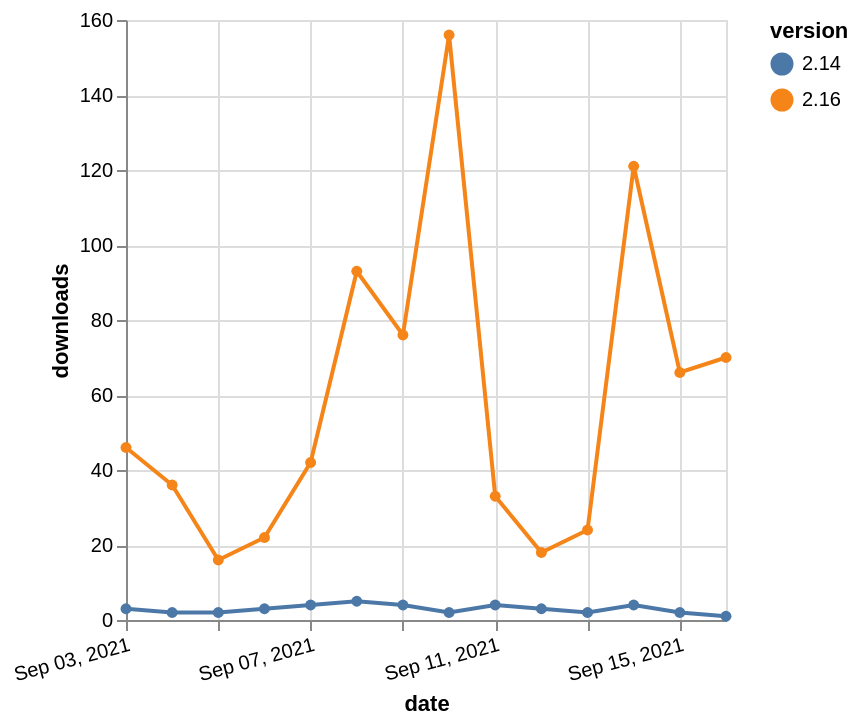

Express this chart as Vega-Lite.
### Vega-Lite specification from a JSON file in a GitHub repository (floating-point values rounded to 4 significant figures)
{"$schema": "https://vega.github.io/schema/vega-lite/v5.json", "description": "A simple bar chart with embedded data.", "data": {"values": [{"date": "2021-09-03", "total": 59408, "delta": 46, "version": "2.16"}, {"date": "2021-09-04", "total": 59444, "delta": 36, "version": "2.16"}, {"date": "2021-09-05", "total": 59460, "delta": 16, "version": "2.16"}, {"date": "2021-09-06", "total": 59482, "delta": 22, "version": "2.16"}, {"date": "2021-09-07", "total": 59524, "delta": 42, "version": "2.16"}, {"date": "2021-09-08", "total": 59617, "delta": 93, "version": "2.16"}, {"date": "2021-09-09", "total": 59693, "delta": 76, "version": "2.16"}, {"date": "2021-09-10", "total": 59849, "delta": 156, "version": "2.16"}, {"date": "2021-09-11", "total": 59882, "delta": 33, "version": "2.16"}, {"date": "2021-09-12", "total": 59900, "delta": 18, "version": "2.16"}, {"date": "2021-09-13", "total": 59924, "delta": 24, "version": "2.16"}, {"date": "2021-09-14", "total": 60045, "delta": 121, "version": "2.16"}, {"date": "2021-09-15", "total": 60111, "delta": 66, "version": "2.16"}, {"date": "2021-09-16", "total": 60181, "delta": 70, "version": "2.16"}, {"date": "2021-09-03", "total": 22584, "delta": 3, "version": "2.14"}, {"date": "2021-09-04", "total": 22586, "delta": 2, "version": "2.14"}, {"date": "2021-09-05", "total": 22588, "delta": 2, "version": "2.14"}, {"date": "2021-09-06", "total": 22591, "delta": 3, "version": "2.14"}, {"date": "2021-09-07", "total": 22595, "delta": 4, "version": "2.14"}, {"date": "2021-09-08", "total": 22600, "delta": 5, "version": "2.14"}, {"date": "2021-09-09", "total": 22604, "delta": 4, "version": "2.14"}, {"date": "2021-09-10", "total": 22606, "delta": 2, "version": "2.14"}, {"date": "2021-09-11", "total": 22610, "delta": 4, "version": "2.14"}, {"date": "2021-09-12", "total": 22613, "delta": 3, "version": "2.14"}, {"date": "2021-09-13", "total": 22615, "delta": 2, "version": "2.14"}, {"date": "2021-09-14", "total": 22619, "delta": 4, "version": "2.14"}, {"date": "2021-09-15", "total": 22621, "delta": 2, "version": "2.14"}, {"date": "2021-09-16", "total": 22622, "delta": 1, "version": "2.14"}]}, "width": "container", "mark": {"type": "line", "point": {"filled": true}}, "encoding": {"x": {"field": "date", "type": "temporal", "timeUnit": "yearmonthdate", "title": "date", "axis": {"labelAngle": -15}}, "y": {"field": "delta", "type": "quantitative", "title": "downloads"}, "color": {"field": "version", "type": "nominal"}, "tooltip": {"field": "delta"}}}
